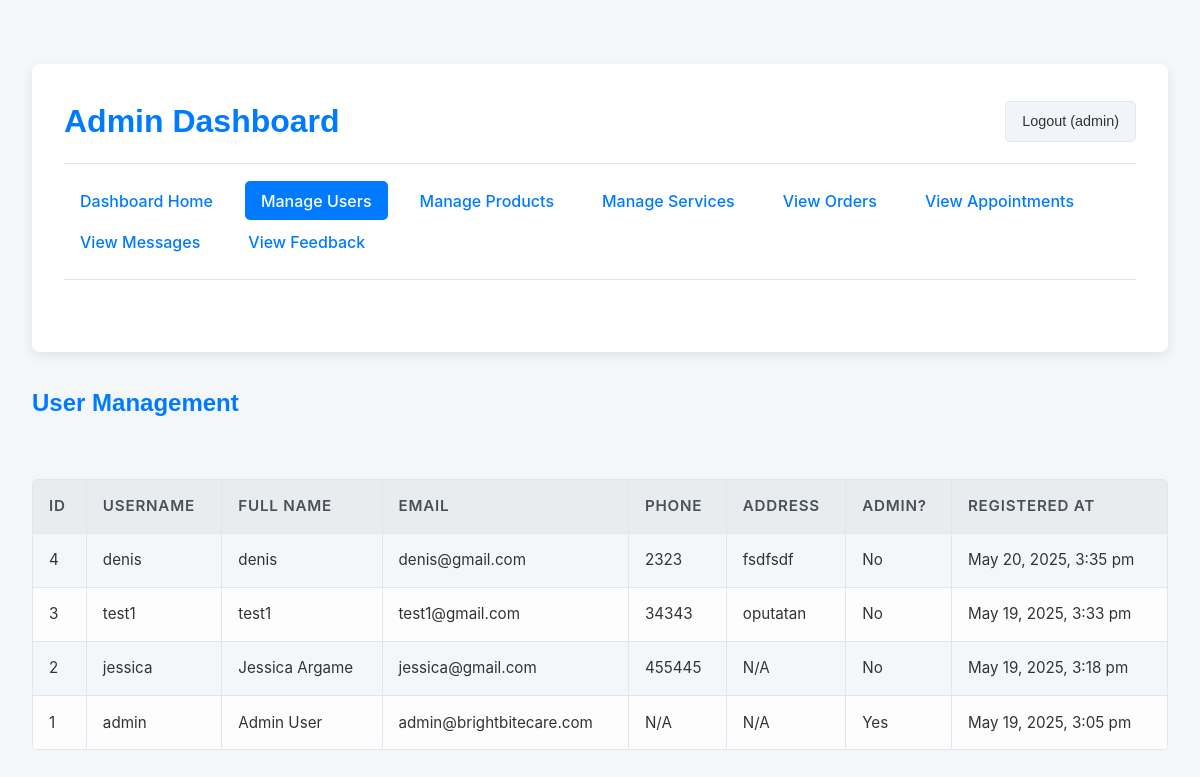
The app's page /admin/view_users.php (signed in) with its own data.
### tables this page shows
CREATE TABLE `users` (
  `id` int(11) NOT NULL,
  `username` varchar(50) NOT NULL,
  `password` varchar(255) NOT NULL,
  `email` varchar(100) NOT NULL,
  `full_name` varchar(100) NOT NULL,
  `phone` varchar(20) DEFAULT NULL,
  `address` text DEFAULT NULL,
  `is_admin` tinyint(1) DEFAULT 0,
  `created_at` timestamp NOT NULL DEFAULT current_timestamp()
);

### admin/view_users.php (the view, shortened to what this page needs)
<?php
include 'admin_header.php';
$users_sql = "SELECT id, username, email, full_name, phone, address, is_admin, created_at FROM users ORDER BY created_at DESC";
$users_result = $conn->query($users_sql);
?>
<h2>User Management</h2>
<?php if ($users_result && $users_result->num_rows > 0): ?>
    <div class="admin-table-container">
    <table class="admin-table">
        <thead>
            <tr>
                <th>ID</th>
                <th>Username</th>
                <th>Full Name</th>
                <th>Email</th>
                <th>Phone</th>
                <th>Address</th>
                <th>Admin?</th>
                <th>Registered At</th>
            </tr>
        </thead>
        <tbody>
            <?php while ($user = $users_result->fetch_assoc()): ?>
                <tr>
                    <td><?php echo $user['id']; ?></td>
                    <td><?php echo htmlspecialchars($user['username']); ?></td>
                    <td><?php echo htmlspecialchars($user['full_name']); ?></td>
                    <td><?php echo htmlspecialchars($user['email']); ?></td>
                    <td><?php echo htmlspecialchars($user['phone'] ?? 'N/A'); ?></td>
                    <td><?php echo htmlspecialchars($user['address'] ?? 'N/A'); ?></td>
                    <td><?php echo $user['is_admin'] ? 'Yes' : 'No'; ?></td>
                    <td><?php echo date('M j, Y, g:i a', strtotime($user['created_at'])); ?></td>
                </tr>
            <?php endwhile; ?>
        </tbody>
    </table>
    </div>
<?php else: ?>
    <p>No users found.</p>
<?php endif; ?>
<?php include 'admin_footer.php'; ?>

### styles.css (style rules this page uses)
:root { --primary-color: #33C3F0; --primary-hover: #1EAEDB; --text-color: #222222; --text-light: #8E9196; --border-color: #e2e8f0; --bg-light: #f1f5f9; --transition-base: 0.3s ease; --container-width: 1280px; }
* { margin: 0; padding: 0; box-sizing: border-box; }
body { font-family: 'Open Sans', sans-serif; color: var(--text-color); line-height: 1.6; }
h1, h2, h3, h4, h5, h6 { font-family: 'Poppins', sans-serif; font-weight: 600; }
.admin-table-container { overflow-x: auto; -webkit-overflow-scrolling: touch; margin-bottom: 1rem; }
.admin-table { width: 1000px; border-collapse: collapse; min-width: 600px; }
.admin-table th, .admin-table td { border: 1px solid var(--border-color); padding: 0.75rem; text-align: left; white-space: nowrap; }
.admin-table th { background-color: var(--bg-light); font-weight: 600; }
.admin-table tbody tr:nth-child(even) { background-color: #fdfdfd; }

### admin/admin_header.php (style rules this page uses)
body { font-family: -apple-system, BlinkMacSystemFont, "Segoe UI", Roboto, "Helvetica Neue", Arial, sans-serif; background-color: #f4f7f9; color: #333; margin: 0; line-height: 1.6; padding: 2rem; }
h1, h2, h3 { color: var(--primary-color, #2c3e50); margin-top: 0; margin-bottom: 1.5rem; font-weight: 600; }
h2 { font-size: 1.5em; }
.admin-table { width: 100%; border-collapse: collapse; margin-top: 2rem; box-shadow: 0 2px 8px rgba(0,0,0,0.05); border-radius: 6px; overflow: hidden; }
.admin-table th, .admin-table td { border: 1px solid #e0e6ed; padding: 0.9rem 1rem; text-align: left; font-size: 0.95rem; vertical-align: middle; }
.admin-table th { background-color: #e9ecef; color: #495057; font-weight: 600; text-transform: uppercase; letter-spacing: 0.05em; }
.admin-table tr:nth-child(even) { background-color: #f8f9fa; }
:root { --primary-color: #007bff; --primary-hover: #0056b3; --danger-color: #dc3545; --secondary-color: #6c757d; }

### records on screen
users: id "4", username "denis", full_name "denis", email "denis@gmail.com", phone "2323", address "fsdfsdf", is_admin "No", created_at "May 20, 2025, 3:35 pm"
users: id "3", username "test1", full_name "test1", email "test1@gmail.com", phone "34343", address "oputatan", is_admin "No", created_at "May 19, 2025, 3:33 pm"
users: id "2", username "jessica", full_name "Jessica Argame", email "jessica@gmail.com", phone "455445", address "N/A", is_admin "No", created_at "May 19, 2025, 3:18 pm"
users: id "1", username "admin", full_name "Admin User", email "admin@brightbitecare.com", phone "N/A", address "N/A", is_admin "Yes", created_at "May 19, 2025, 3:05 pm"

### other values on screen
$_SESSION['user_name'] "admin"
